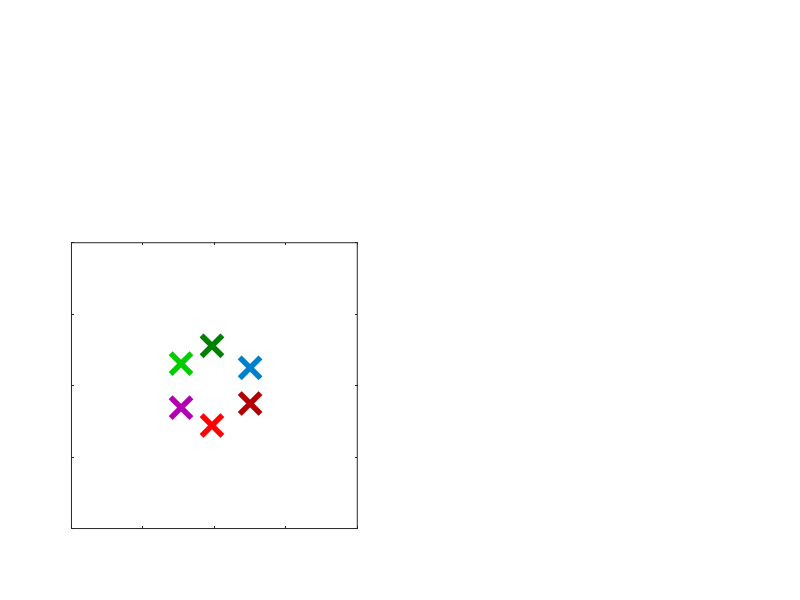
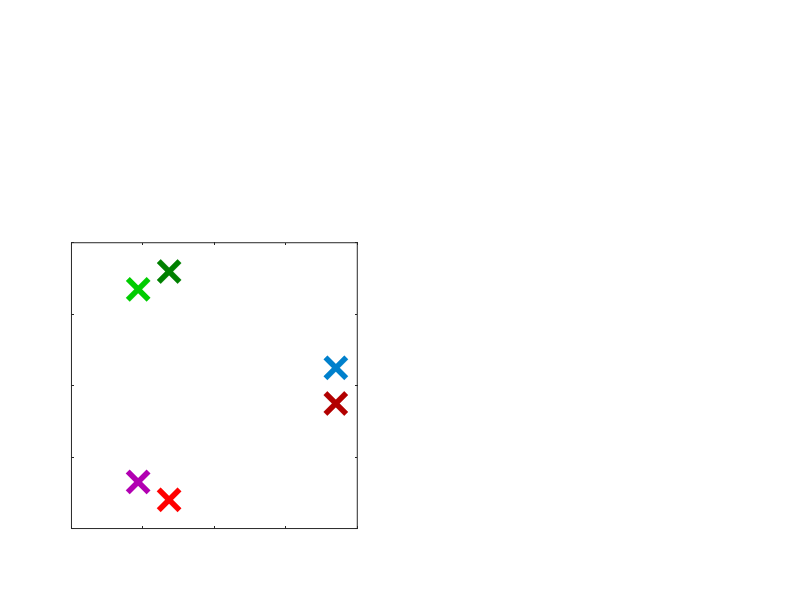
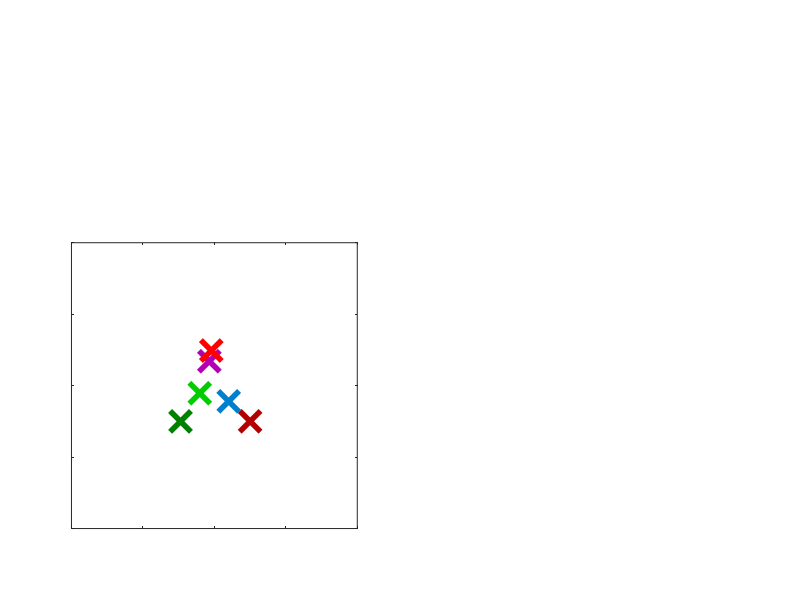
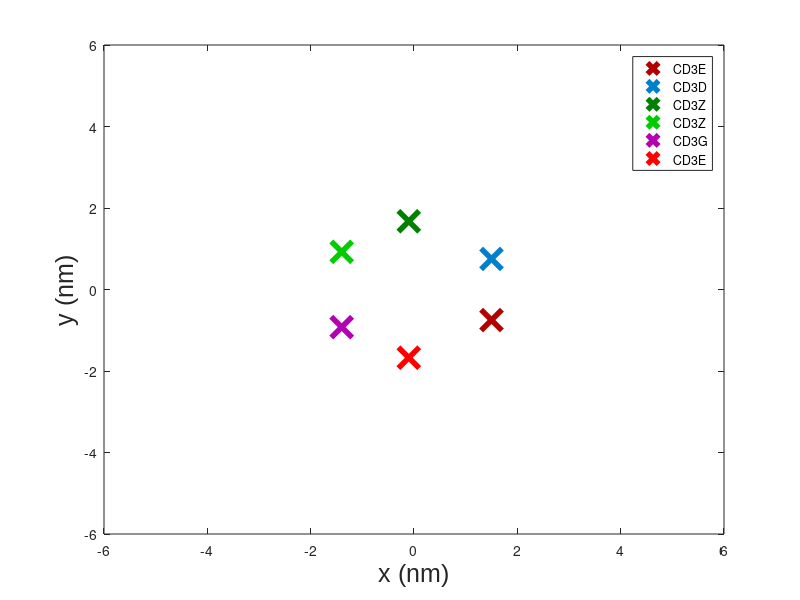

The MATLAB source for these figures, in order:
%% Plot TCR base configurations


saveTF = 0;

baseSepDistance = [5,17]; % Kuhn lengths
NFIL = 6; % number of filaments in TCR
ms = 15; % marker size
xm=6; % x limit in nm
ym=6; % y limit in nm
colors_fil = [0.7 0 0; 0 0.5 0.8; 0 0.5 0; 0 0.8 0; 0.7 0 0.7; 1 0 0]
lw = 4; % line width
fs = 18; % font size
savefolder = '/Volumes/GoogleDrive/My Drive/Papers/MultisiteDisorder/Data_Figures/3.SimultaneousBinding/TCR/MembraneOn';

for bSD = 1:length(baseSepDistance)
    for nf=1:1:NFIL
        rBase.x(bSD,nf)= sqrt(baseSepDistance(bSD).^2 + 2.5.^2) * cos( floor((nf-1)/2)*(2*pi/3) + (-1)^(nf)*atan( 2.5/baseSepDistance(bSD)) );
        rBase.y(bSD,nf)= sqrt(baseSepDistance(bSD).^2 + 2.5.^2) * sin( floor((nf-1)/2)*(2*pi/3) + (-1)^(nf)*atan( 2.5/baseSepDistance(bSD)) );
        rBase.z(bSD,nf)= 0;
    end
end

%% Define locations for TCR PDB Config
bSD = length(baseSepDistance)+1

% TCR configuration estimated from PDB: 6JXR
rBase.x(bSD,1) = 0;
rBase.y(bSD,1) = 0;
rBase.z(bSD,1) = 0;

rBase.x(bSD,2) = -cos( 0.753 )*4.1;
rBase.y(bSD,2) = sin( 0.753 )*4.1;
rBase.z(bSD,2) = 0;

rBase.x(bSD,3) = -9.7333;
rBase.y(bSD,3) = 0;
rBase.z(bSD,3) = 0;

rBase.x(bSD,4) = -cos( 0.5095 )*8.0667;
rBase.y(bSD,4) = sin( 0.5095 )*8.0667;
rBase.z(bSD,4) = 0;

rBase.x(bSD,5) = -cos( 0.97545 )*10.1667;
rBase.y(bSD,5) = sin( 0.97545 )*10.1667;
rBase.z(bSD,5) = 0;

rBase.x(bSD,6) = -cos( 1.069 )*11.3;
rBase.y(bSD,6) = sin( 1.069 )*11.3;
rBase.z(bSD,6) = 0;



%% Plot base configurations - SepDist5 - No Labels

figure(1); clf; hold on; box on;
for nf=1:1:NFIL
    plot(rBase.x(1,nf).*0.3,rBase.y(1,nf).*0.3,'x','MarkerSize',ms,'Color',colors_fil(nf,:),'LineWidth',lw);
end
xlim([-xm,xm]);
ylim([-ym,ym]);
set(gca,'xtick',[-6 -3 0 3 6],'XTickLabel',[]);
set(gca,'ytick',[-6 -3 0 3 6],'YTickLabel',[]);
set(gca,'units','inches','position',[[0.5,0.5],2,2]);

if(saveTF)
    figure(1);
    savesubfolder = 'SepDist5/Plots/Visuals';
    savename = 'TCRBaseConfig_BaseSepDist5';
    saveas(gcf,fullfile(savefolder,savesubfolder,savename),'epsc');
    saveas(gcf,fullfile(savefolder,savesubfolder,savename),'fig');
end

%% Plot base configurations - SepDist5 - Labels
figure(10); clf; hold on; box on;
for nf=1:1:NFIL
    plot(rBase.x(1,nf).*0.3,rBase.y(1,nf).*0.3,'x','MarkerSize',ms,'Color',colors_fil(nf,:),'LineWidth',lw);
end
xlim([-xm,xm]);
ylim([-ym,ym]);
set(gcf,'Position',[1 1 400 400]);
xlabel('x (nm)','FontName','Arial','FontSize',fs);
ylabel('y (nm)','FontName','Arial','FontSize',fs);
legend('CD3E','CD3D','CD3Z','CD3Z','CD3G','CD3E');

if(saveTF)
    figure(10);
    savesubfolder = 'SepDist5/Plots/Visuals';
    savename = 'TCRBaseConfig_BaseSepDist5Labels';
    saveas(gcf,fullfile(savefolder,savesubfolder,savename),'epsc');
    saveas(gcf,fullfile(savefolder,savesubfolder,savename),'fig');
end

%% Plot base configurations - SepDist17 - No Labels

figure(2); clf; hold on; box on;
for nf=1:1:NFIL
    plot(rBase.x(2,nf).*0.3,rBase.y(2,nf).*0.3,'x','MarkerSize',ms,'Color',colors_fil(nf,:),'LineWidth',lw);
end
xlim([-xm,xm]);
ylim([-ym,ym]);
set(gca,'xtick',[-6 -3 0 3 6],'XTickLabel',[]);
set(gca,'ytick',[-6 -3 0 3 6],'YTickLabel',[]);
set(gca,'units','inches','position',[[0.5,0.5],2,2]);

if(saveTF)
    figure(2);
    savesubfolder = 'SepDist17/Plots/Visuals';
    savename = 'TCRBaseConfig_BaseSepDist17';
    saveas(gcf,fullfile(savefolder,savesubfolder,savename),'epsc');
    saveas(gcf,fullfile(savefolder,savesubfolder,savename),'fig');
end

%% Plot base configurations - SepDist17 - Labels
figure(20); clf; hold on; box on;
for nf=1:1:NFIL
    plot(rBase.x(2,nf).*0.3,rBase.y(2,nf).*0.3,'x','MarkerSize',ms,'Color',colors_fil(nf,:),'LineWidth',lw);
end
xlim([-xm,xm]);
ylim([-ym,ym]);
set(gcf,'Position',[1 1 400 400]);
xlabel('x (nm)','FontName','Arial','FontSize',fs);
ylabel('y (nm)','FontName','Arial','FontSize',fs);
legend('CD3E','CD3D','CD3Z','CD3Z','CD3G','CD3E');

if(saveTF)
    figure(20);
    savesubfolder = 'SepDist17/Plots/Visuals';
    savename = 'TCRBaseConfig_BaseSepDist17Labels';
    saveas(gcf,fullfile(savefolder,savesubfolder,savename),'epsc');
    saveas(gcf,fullfile(savefolder,savesubfolder,savename),'fig');
end



%% Plot base configurations - TCR PDB Config - No Labels
xshift = +1.5; % shift this config to be similarly centered to above - does not affect results
yshift = -1.5;

figure(3); clf; hold on; box on;
for nf=1:1:NFIL
    plot(rBase.x(3,nf).*0.3 + xshift,rBase.y(3,nf).*0.3 + yshift,'x','MarkerSize',ms,'Color',colors_fil(nf,:),'LineWidth',lw);
end
xlim([-xm,xm]);
ylim([-ym,ym]);
set(gca,'xtick',[-6 -3 0 3 6],'XTickLabel',[]);
set(gca,'ytick',[-6 -3 0 3 6],'YTickLabel',[]);
set(gca,'units','inches','position',[[0.5,0.5],2,2]);

if(saveTF)
    figure(3);
    savesubfolder = 'TCRPDBConfig/Plots/Visuals';
    savename = 'TCRBaseConfig_BaseTCRPDBConfig';
    saveas(gcf,fullfile(savefolder,savesubfolder,savename),'epsc');
    saveas(gcf,fullfile(savefolder,savesubfolder,savename),'fig');
end


%% Plot base configurations - TCR PDB Config - Labels

figure(30); clf; hold on; box on;
for nf=1:1:NFIL
    plot(rBase.x(3,nf).*0.3 + xshift,rBase.y(3,nf).*0.3 + yshift,'x','MarkerSize',ms,'Color',colors_fil(nf,:),'LineWidth',lw);
end
xlim([-xm,xm]);
ylim([-ym,ym]);
set(gcf,'Position',[1 1 400 400]);
xlabel('x (nm)','FontName','Arial','FontSize',fs);
ylabel('y (nm)','FontName','Arial','FontSize',fs);
legend('CD3E','CD3D','CD3Z','CD3Z','CD3G','CD3E');

if(saveTF)
    figure(30);
    savesubfolder = 'TCRPDBConfig/Plots/Visuals';
    savename = 'TCRBaseConfig_BaseTCRPDBConfigLabels';
    saveas(gcf,fullfile(savefolder,savesubfolder,savename),'epsc');
    saveas(gcf,fullfile(savefolder,savesubfolder,savename),'fig');
end

%%
% %% Checking distances between dimers
% i1=3
% i2=6
% 
% sqrt((rBase.x(1,i1)-rBase.x(1,i2)).^2+(rBase.y(1,i1)-rBase.y(1,i2)).^2)
% 
% i1 = 2
% i2 = 5
% sqrt((rBase.x(1,i1)-rBase.x(1,i2)).^2+(rBase.y(1,i1)-rBase.y(1,i2)).^2)
% 
% 
% i1 = 1
% i2 = 4
% sqrt((rBase.x(1,i1)-rBase.x(1,i2)).^2+(rBase.y(1,i1)-rBase.y(1,i2)).^2)
% 
% 
% i1 = 1
% i2 = 6
% sqrt((rBase.x(1,i1)-rBase.x(1,i2)).^2+(rBase.y(1,i1)-rBase.y(1,i2)).^2)
% 
% i1 = 2
% i2 = 3
% sqrt((rBase.x(1,i1)-rBase.x(1,i2)).^2+(rBase.y(1,i1)-rBase.y(1,i2)).^2)
% 
% i1 = 4
% i2 = 5
% sqrt((rBase.x(1,i1)-rBase.x(1,i2)).^2+(rBase.y(1,i1)-rBase.y(1,i2)).^2)